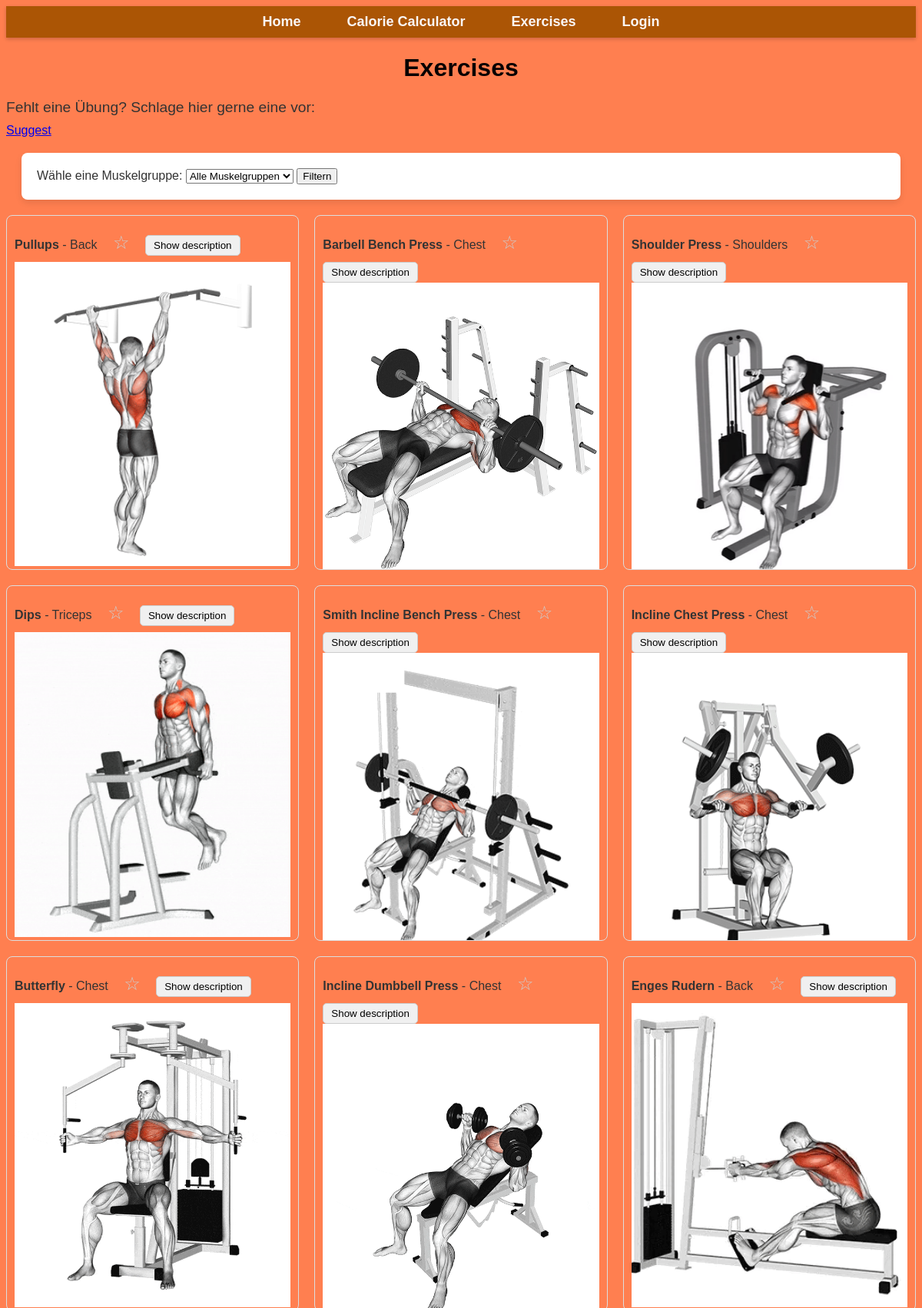
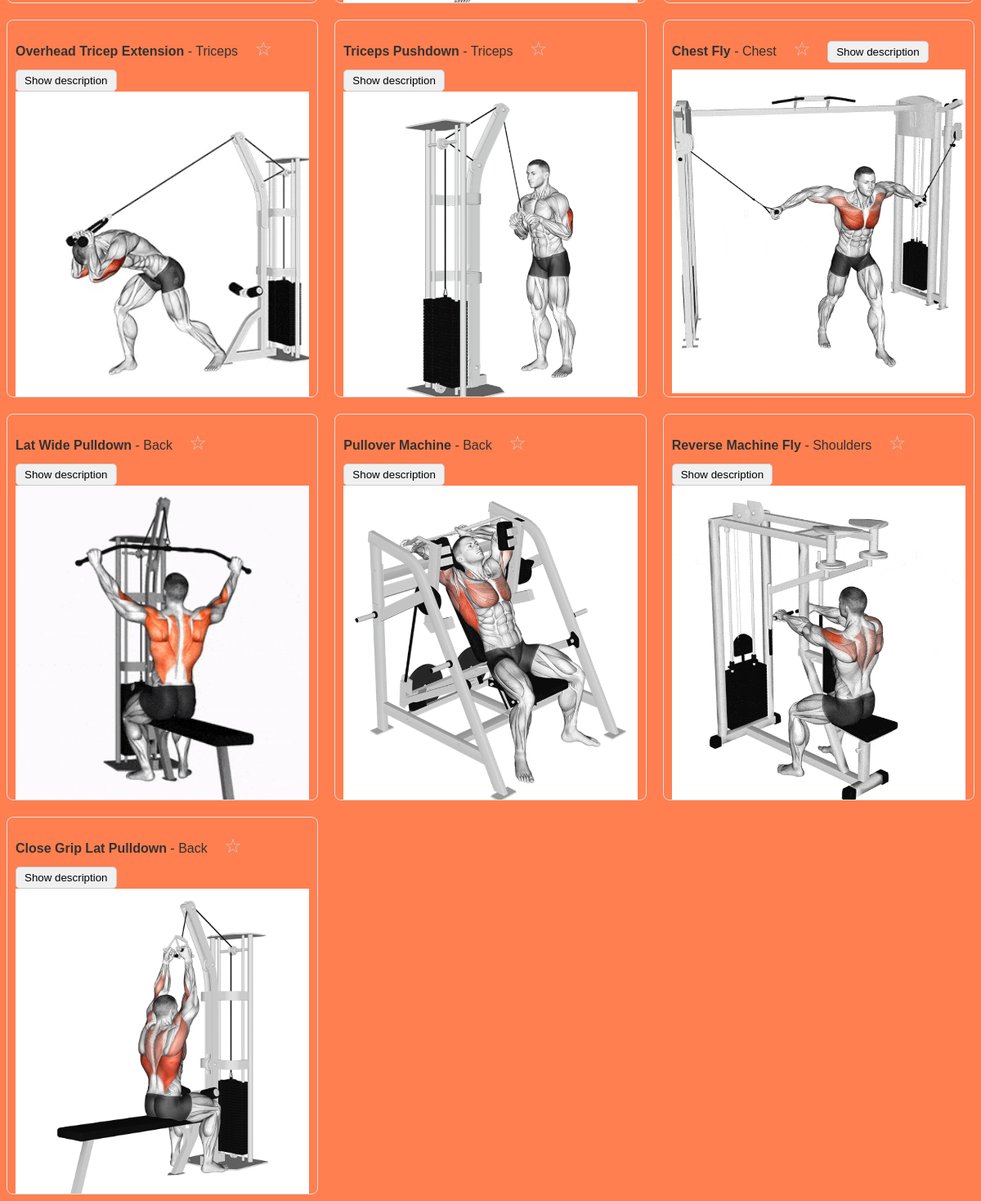
Screenshot of /exercises with the database file from the repository (2 pictures, top to bottom).
### myapp/models.py (models this page shows, shortened)
class Exercise(models.Model):
    name = models.CharField(max_length=200)
    description = models.TextField()
    gif = models.ImageField(upload_to='exercise_gifs/', null=True, blank=True)
    muscle_group = models.ForeignKey(MuscleGroup, related_name="exersices", on_delete=models.CASCADE)

class MuscleGroup(models.Model):
    name = models.CharField(max_length=100)

### myapp/views.py (the view, shortened to what this page needs)
# urls.py: path('exercises', exercises, name='exercises'),
def exercises(request):
    muscle_groups = MuscleGroup.objects.all()
    exercises = Exercise.objects.all()
    saved_exercises = None
    if request.user.is_authenticated:
        saved_exercises = SavedExercise.objects.filter(user=request.user).values_list('exercise', flat=True)
    return render(request, 'exercises.html', {'exercises': exercises,
                                              'muscle_groups': muscle_groups,
                                              'saved_exercises': saved_exercises})

### myapp/templates/exercises.html (shortened to what this page needs)
{% extends 'base.html' %}
{% block content %}
    <h1>Exercises</h1>
    <p class="hero-description">Fehlt eine Übung? Schlage hier gerne eine vor:</p>
    <a href="suggest" class="btn">Suggest</a>
    <form method="get" action="">
        <label for="muscle_group">Wähle eine Muskelgruppe:</label>
        <select name="muscle_group" id="muscle_group">
            <option value="">Alle Muskelgruppen</option>
        </select>
        <button type="submit">Filtern</button>
    </form>
    <div class="exercise-container">
        {% for exercise in exercises %}
            <div class="exercise-item">
                <strong>{{ exercise.name }}</strong> - {{ exercise.muscle_group.name }}
                <button class="save-exercise-btn" data-exercise-id="{{ exercise.id }}"
                        style="background: none; border: none; cursor: pointer; font-size: 1.5rem;">
                        <span class="star"
                        style="color: {% if exercise.id in saved_exercises %}gold{% else %}#ccc{% endif %};">
                      {% if exercise.id in saved_exercises %}
                          &#9733;
                      {% else %}
                          &#9734;
                      {% endif %}
                  </span>
                </button>
                <button class="toggle-description-btn">Show description</button>
                {% if exercise.gif %}
                    <img src="{{ exercise.gif.url }}" alt="{{ exercise.name }} GIF">
                {% else %}
                    <p>No gif</p>
                {% endif %}
            </div>
        {% empty %}
            <p>Keine Übungen gefunden.</p>
        {% endfor %}
    </div>
{% endblock %}

### myapp/templates/base.html (shortened to what this page needs)
<!DOCTYPE html>
<html lang="de">
<head>
    {% load static %}
    <link rel="stylesheet" href="{% static 'style.css' %}">
</head>
<body>
    {% include 'nav.html' %}
    <main>
        {% block content %}{% endblock %}
    </main>
</body>
</html>

### myapp/templates/nav.html
<nav>
    <ul>
        <li><a href="{% url 'home' %}">Home</a></li>
        <li><a href="{% url 'calorie_calculator' %}">Calorie Calculator</a></li>
        <li><a href="{% url 'exercises' %}">Exercises</a></li>
        {% if user.is_authenticated %}
        <li><a href="{% url 'profil'%}">Profil<a/></li>
        {% else %}
        <li><a href="{% url 'login' %}">Login</a></li>
        {% endif %}
    </ul>
</nav>

### myapp/static/style.css (style rules this page uses)
body { font-family: Arial, sans-serif; color: #333; background-color:#ff7f50; }
h1 { color: #070002; text-align: center; }
form { margin: 20px; padding: 20px; background-color: #fff; border-radius: 8px; box-shadow: 0 4px 8px rgba(0, 0, 0, 0.1); }
nav { background-color: #ab5505; box-shadow: 0 2px 5px rgba(0, 0, 0, 0.2); position: sticky; top: 0; z-index: 1000; }
nav ul { list-style: none; margin: 0; padding: 0; display: flex; justify-content: center; }
nav ul li { margin: 0 15px; }
nav ul li a { text-decoration: none; color: rgb(250, 247, 247); font-size: 18px; font-weight: bold; padding: 10px 15px; display: inline-block; border-radius: 5px; transition: background-color 0.3s ease; }
.exercise-container { display: grid; grid-template-columns: repeat(3, 1fr); gap: 20px; overflow: hidden; }
.exercise-item { padding: 10px; border: 1px solid #ddd; border-radius: 8px; overflow: hidden; }
.exercise-item img { width: 100%; height: 90%; object-fit: cover; transition: width 0.3s ease; }
ul { margin-bottom: 20px; }
.toggle-description-btn { padding: 5px 10px; background-color: #f0f0f0; border: 1px solid #ccc; border-radius: 5px; cursor: pointer; }
.save-exercise-btn { margin: 10px; }
.hero-description { font-size: 1.2em; margin: 10px 0; }

### rows the page displays
Exercise: name "Pullups", muscle_group.name "Back", gif (picture)
Exercise: name "Barbell Bench Press", muscle_group.name "Chest", gif (picture)
Exercise: name "Shoulder Press", muscle_group.name "Shoulders", gif (picture)
Exercise: name "Dips", muscle_group.name "Triceps", gif (picture)
Exercise: name "Smith Incline Bench Press", muscle_group.name "Chest", gif (picture)
Exercise: name "Incline Chest Press", muscle_group.name "Chest", gif (picture)
Exercise: name "Butterfly", muscle_group.name "Chest", gif (picture)
Exercise: name "Incline Dumbbell Press", muscle_group.name "Chest", gif (picture)
Exercise: name "Enges Rudern", muscle_group.name "Back", gif (picture)
Exercise: name "Overhead Tricep Extension", muscle_group.name "Triceps", gif (picture)
Exercise: name "Triceps Pushdown", muscle_group.name "Triceps", gif (picture)
Exercise: name "Chest Fly", muscle_group.name "Chest", gif (picture)
Exercise: name "Lat Wide Pulldown", muscle_group.name "Back", gif (picture)
Exercise: name "Pullover Machine", muscle_group.name "Back", gif (picture)
Exercise: name "Reverse Machine Fly", muscle_group.name "Shoulders", gif (picture)
Exercise: name "Close Grip Lat Pulldown", muscle_group.name "Back", gif (picture)
